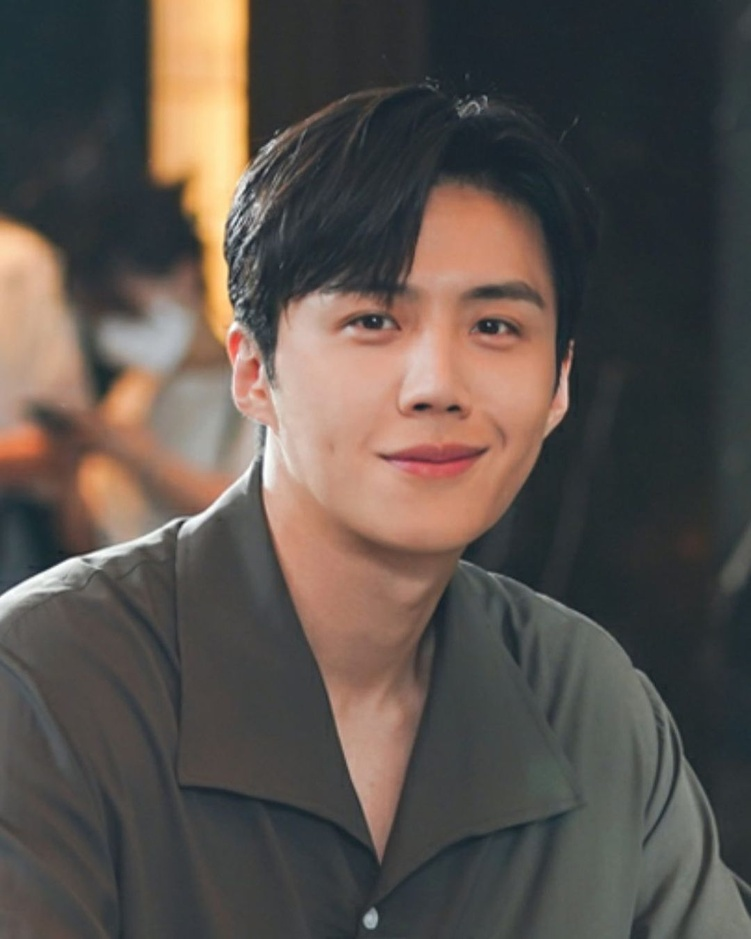
#> input picture face_detection_test/testing-face.jpeg, 751 x 939 px, shrunk from 1080 x 1350 before the run
$ python face_detect.py
#> lines starting #> are read from the running program, lines starting #| are printed output that depends on the picture
import cv2
import numpy as np

face_cascade = cv2.CascadeClassifier(cv2.data.haarcascades + 'haarcascade_frontalface_default.xml')
eye_cascade = cv2.CascadeClassifier(cv2.data.haarcascades + 'haarcascade_eye.xml')

def detect_face(img):
#@param: an OpenCV image object
#@return: an OpenCV image containing only the face
	gray = cv2.cvtColor(img, cv2.COLOR_BGR2GRAY)
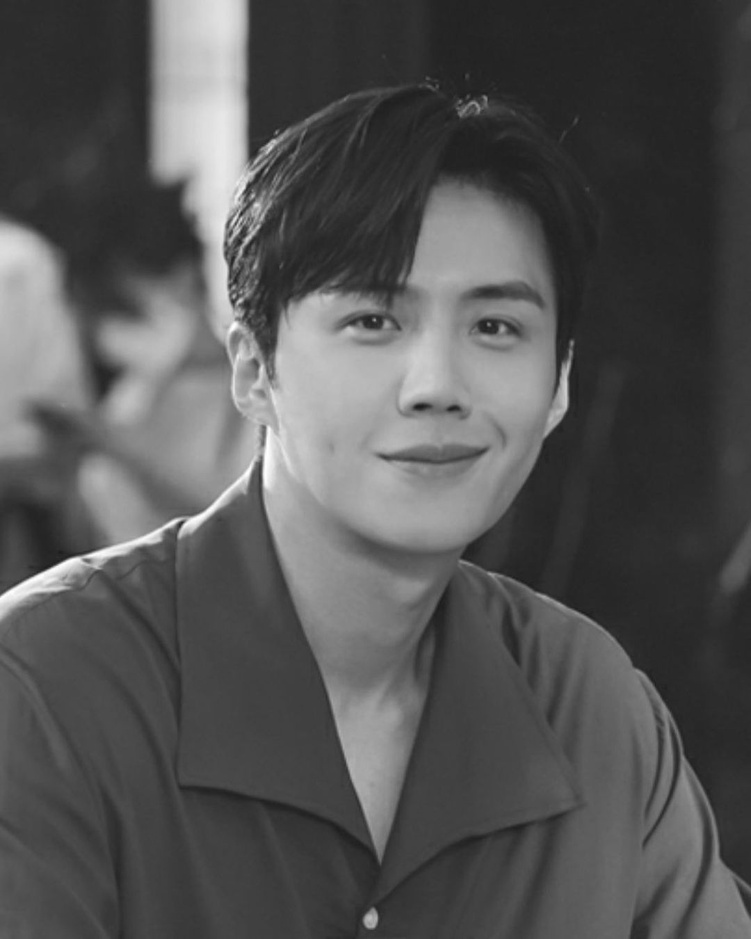
#> gray: shape (939, 751); min 27, max 255, mean 84.2
#> img is the input picture: shape (939, 751, 3); mean B, G, R 76.8, 82.3, 90.6
	faces = face_cascade.detectMultiScale(gray, 1.1, 4)
#> faces = [[259, 179, 364, 364]]
	for (x,y,w,h) in faces:
		return img[y:y+h, x:x+w]
#> this loop made 1 pass
cv2.imwrite("testing-face-cropped.jpg",detect_face(cv2.imread("testing-face.jpeg")))
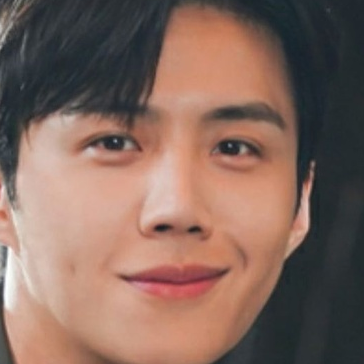
#> saved as testing-face-cropped.jpg: shape (364, 364, 3); mean B, G, R 93.6, 104.2, 132
# Test on a KDrama actor from Startup on Netflix
